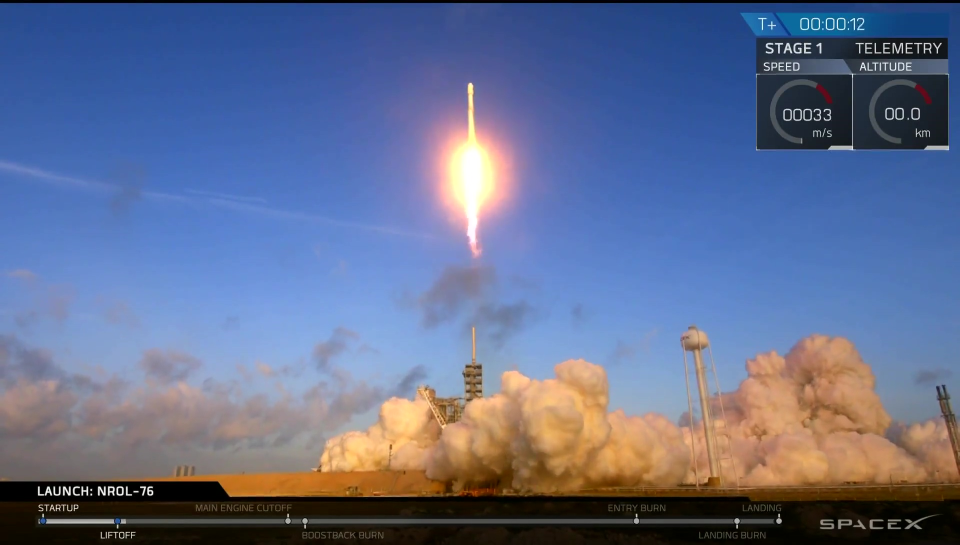
#> input picture Images/vid00493.jpg, 1920 x 1090 px, given in place of vid11845.jpg, which was not available (shown at 1/2 size)
$ python Create_Labeled_Data.py
#> lines starting #> are read from the running program, lines starting #| are printed output that depends on the picture; after the words box and inside, x2 and y2 are one past the last pixel; in counts of white or black regions, pixels touching at a corner belong together; pictures that were not available may be replaced by others from this repository, and a replacement may not be noted
### Digit_Retrieve.py
# -*- coding: utf-8 -*-
"""
Created on Wed Jul 15 16:25:37 2020

@author: Dillon Morse
"""

def Retrieve_Digit(Frame_num):

    from skimage import io
    from skimage.color import  rgb2gray
    #from skimage.transform import resize
    import cv2 as cv

    image = io.imread( 'Frames/vid{}.jpg'.format(Frame_num) )
    image = rgb2gray(image)
    image = cv.threshold(image , 130/255, 255, cv.THRESH_BINARY)[1]


    # =========================================================================
    # Extract time data - currently broken (digit sizes changes digit position)
    # =========================================================================
    time_top = 32
    time_bot = 64

    seconds_1_left = 1715
    seconds_1_right = 1735

    seconds_10_left = 1695
    seconds_10_right = 1715

    minutes_1_left = 1670
    minutes_1_right = 1690

    # =========================================================================
    # Extract speed data. All boxes give 28x22 arrays.
    # =========================================================================
    speed_top = 215
    speed_bot = speed_top + 28

    speed_1_left = 1644
    speed_1_right = speed_1_left + 22

    speed_10_left = 1624
    speed_10_right = speed_10_left + 22

    speed_100_left = 1604
    speed_100_right = speed_100_left + 22

    speed_1000_left = 1584
    speed_1000_right = speed_1000_left + 22


    # =========================================================================
    # Extract altitude distance - need to account for altitudes above/below
    # 100 km where number changes format. All boxes give 28x22 arrays.
    # =========================================================================
    dist_top = 213
    dist_bot = dist_top + 28

    if (int(Frame_num) < 4687 ) | (int(Frame_num) > 10555 ):
        dist_1_left = 1820
        dist_1_right = dist_1_left + 22

        dist_10_left = 1788
        dist_10_right = dist_10_left + 22

        dist_100_left = 1768
        dist_100_right = dist_100_left + 22
    else:
        dist_1_left = 1812
        dist_1_right = dist_1_left + 22

        dist_10_left = 1792
        dist_10_right = dist_10_left + 22

        dist_100_left = 1772
        dist_100_right = dist_100_left + 22

    # =========================================================================
    # Assign time data - currently broken (digit sizes changes digit position)
    # =========================================================================
    seconds_ones_digit = image[time_top:time_bot, seconds_1_left:seconds_1_right]
    seconds_tens_digit = image[time_top:time_bot, seconds_10_left:seconds_10_right]
    minutes_ones_digit = image[time_top:time_bot, minutes_1_left:minutes_1_right]

    # =========================================================================
    # Assign speed data
    # =========================================================================
    speed_ones_digit  = image[speed_top:speed_bot,    speed_1_left:speed_1_right]
    speed_tens_digit  = image[speed_top:speed_bot,   speed_10_left:speed_10_right]
    speed_hunds_digit = image[speed_top:speed_bot,  speed_100_left:speed_100_right]
    speed_thous_digit = image[speed_top:speed_bot, speed_1000_left:speed_1000_right]

    # =========================================================================
    # Assign altitude data
    # =========================================================================
    dist_ones_digit  = image[dist_top:dist_bot,    dist_1_left:dist_1_right]
    dist_tens_digit  = image[dist_top:dist_bot,   dist_10_left:dist_10_right]
    dist_hunds_digit = image[dist_top:dist_bot,  dist_100_left:dist_100_right]


    return (speed_ones_digit, speed_tens_digit, speed_hunds_digit, speed_thous_digit,
            dist_ones_digit, dist_tens_digit, dist_hunds_digit )


# =============================================================================
# Test functionality
# =============================================================================
# frame = '00493'
# (speed_ones_digit, speed_tens_digit, speed_hunds_digit, speed_thous_digit,
#             dist_ones_digit, dist_tens_digit, dist_hunds_digit ) = Retrieve_Digit( frame )
#
# from matplotlib import pyplot as plt
# fig, ((ax1, ax2, ax3, ax4), (ax5, ax6, ax7, ax8)) = plt.subplots(2,4)
#
# ax1.imshow( speed_thous_digit)
# ax2.imshow( speed_hunds_digit)
# ax3.imshow( speed_tens_digit)
# ax4.imshow( speed_ones_digit)
#
# ax5.imshow( dist_hunds_digit)
# ax6.imshow( dist_tens_digit )
# ax7.imshow( dist_ones_digit )
#
# plt.show()
#
#
#
# # =============================================================================
# # fig, ax = plt.subplots(1,4)
# # ((ax1, ax2, ax3, ax4)) = ax
# # ax1.imshow( speed_thous_digit)
# # ax2.imshow( speed_hunds_digit)
# # ax3.imshow( speed_tens_digit)
# # ax4.imshow( speed_ones_digit)
# #
# # for axes in ax:
# #     axes.spines['top'].set_visible(False)
# #     axes.spines['right'].set_visible(False)
# #     axes.spines['left'].set_visible(False)
# #     axes.spines['bottom'].set_visible(False)
# #     plt.setp(axes,
# #              xticks = [],
# #              xticklabels = [],
# #              yticks = [],
# #              yticklabels = [])
# #
# # plt.savefig('Images/NROL-76_Velocity_Processed.jpeg',
# #             dpi = 200,
# #             bbox_inches = 'tight',
# #             transparent = True)
# # plt.show()
# # =============================================================================
# =============================================================================

### Create_Labeled_Data.py
# -*- coding: utf-8 -*-
"""
Created on Thu Jul 16 16:23:44 2020

@author: Dillon Morse
"""

import numpy as np
import random
from Digit_Retrieve import Retrieve_Digit
import matplotlib.pyplot as plt
import pickle


# =============================================================================
# Create list of frame numbers as strings to retrieve image files
# =============================================================================
frame_start = 193
frame_end = 13993
Frames = [str(i) for i in np.arange(frame_start, frame_end, 6) ]
for j, frame in enumerate(Frames):
    if len(frame) == 3:
        Frames[j] = '00'+frame
    elif len(frame) == 4:
        Frames[j] = '0'+frame

# =============================================================================
# Set number of frames which will be labelled. Randomly select that amount.
# =============================================================================
num_to_label = 60
sub_Frames = random.choices(Frames, k = num_to_label)

# =============================================================================
# Iterate through the randomly selected frames, prompt user for labels.
# =============================================================================
X = []
y = []
kk = 0
for frame in sub_Frames:
    pict_list = Retrieve_Digit(frame)
#> in Retrieve_Digit, image is the input picture: shape (1090, 1920, 3); mean R, G, B 98.2, 109.5, 142.6
#> in Retrieve_Digit, `image = rgb2gray(image)`:
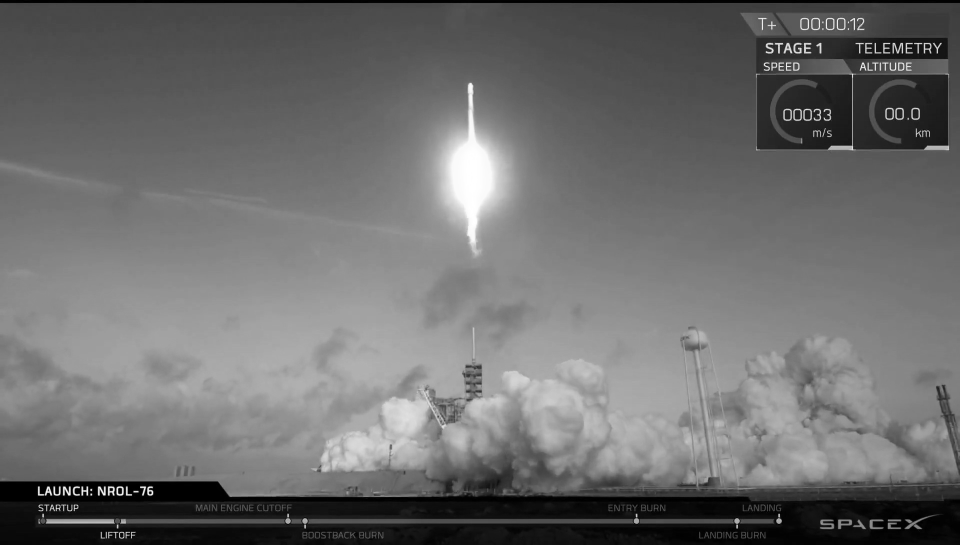
#> image: shape (1090, 1920) float64 (shown at 1/2 size); min 0, max 1, mean 0.429
#> in Retrieve_Digit, `image = cv.threshold(image , 130/255, 255, cv.THRESH_BINARY)[1]`:
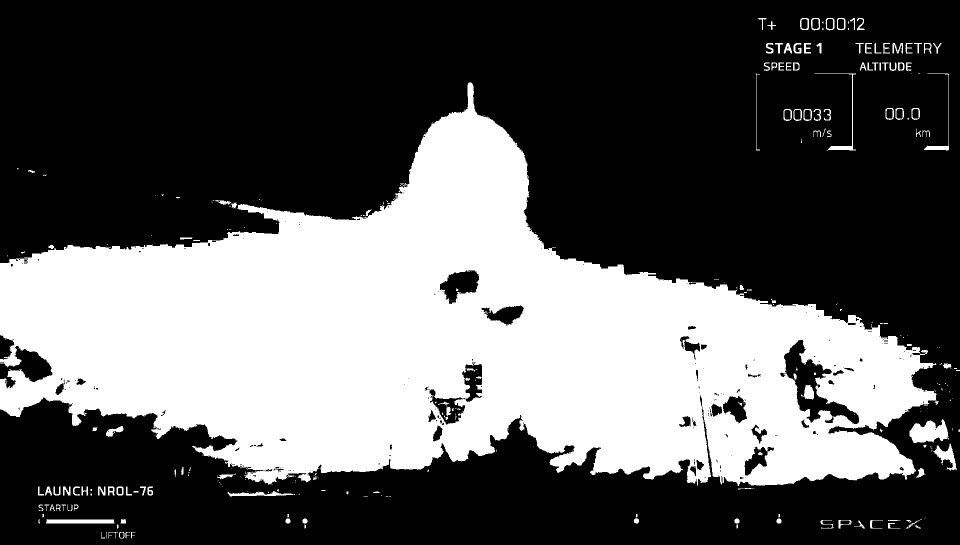
#> image: shape (1090, 1920) float64 (shown at 1/2 size); 36.4% white; 333 white regions (195 under 20 px), largest, box (x1, y1, x2, y2) and area: (0, 165, 1877, 972) 742819, (1819, 838, 1897, 886) 2472, (92, 1038, 229, 1047) 1084
#> in Retrieve_Digit, `seconds_ones_digit = image[time_top:time_bot, seconds_1_left:seconds_1..`:
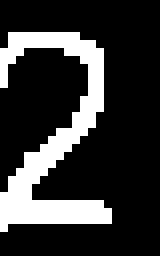
#> seconds_ones_digit: shape (32, 20) float64 (shown 8 times larger); 20.9% white in thin lines or dots, all inside (x1, y1, x2, y2) = (0, 4, 14, 29)
#> in Retrieve_Digit, `seconds_tens_digit = image[time_top:time_bot, seconds_10_left:seconds_..`:
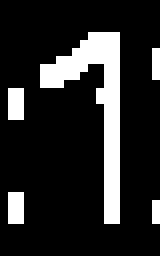
#> seconds_tens_digit: shape (32, 20) float64 (shown 8 times larger); 15.9% white in thin lines or dots, all inside (x1, y1, x2, y2) = (1, 4, 20, 28)
#> in Retrieve_Digit, `minutes_ones_digit = image[time_top:time_bot, minutes_1_left:minutes_1..`:
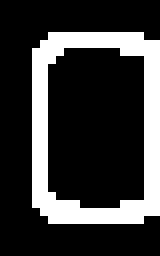
#> minutes_ones_digit: shape (32, 20) float64 (shown 8 times larger); 23.1% white; 1 white region, box (x1, y1, x2, y2) and area: (4, 4, 20, 28) 148
#> in Retrieve_Digit, `speed_ones_digit  = image[speed_top:speed_bot,    speed_1_left:speed_1..`: speed_ones_digit: shape (28, 22) float64; 20.8% white in thin lines or dots, all inside (x1, y1, x2, y2) = (3, 3, 18, 26)
#> in Retrieve_Digit, `speed_tens_digit  = image[speed_top:speed_bot,   speed_10_left:speed_1..`:
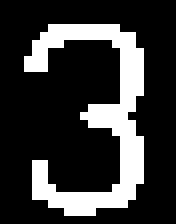
#> speed_tens_digit: shape (28, 22) float64 (shown 8 times larger); 21.8% white in thin lines or dots, all inside (x1, y1, x2, y2) = (3, 3, 18, 27)
#> in Retrieve_Digit, `speed_hunds_digit = image[speed_top:speed_bot,  speed_100_left:speed_1..`: speed_hunds_digit: shape (28, 22) float64; 25.3% white in thin lines or dots, all inside (x1, y1, x2, y2) = (3, 3, 20, 27)
#> in Retrieve_Digit, `dist_hunds_digit = image[dist_top:dist_bot,  dist_100_left:dist_100_ri..`:
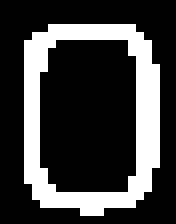
#> dist_hunds_digit: shape (28, 22) float64 (shown 8 times larger); 25.2% white in thin lines or dots, all inside (x1, y1, x2, y2) = (3, 3, 20, 27)
#> pict_list = 7 items
    for digit in np.arange(0,7,1):
        pict = pict_list[digit]
        X.append( pict )
        plt.imshow( pict  )
        plt.show()
#> (the run stopped early here; a loop or call above may not have finished)
